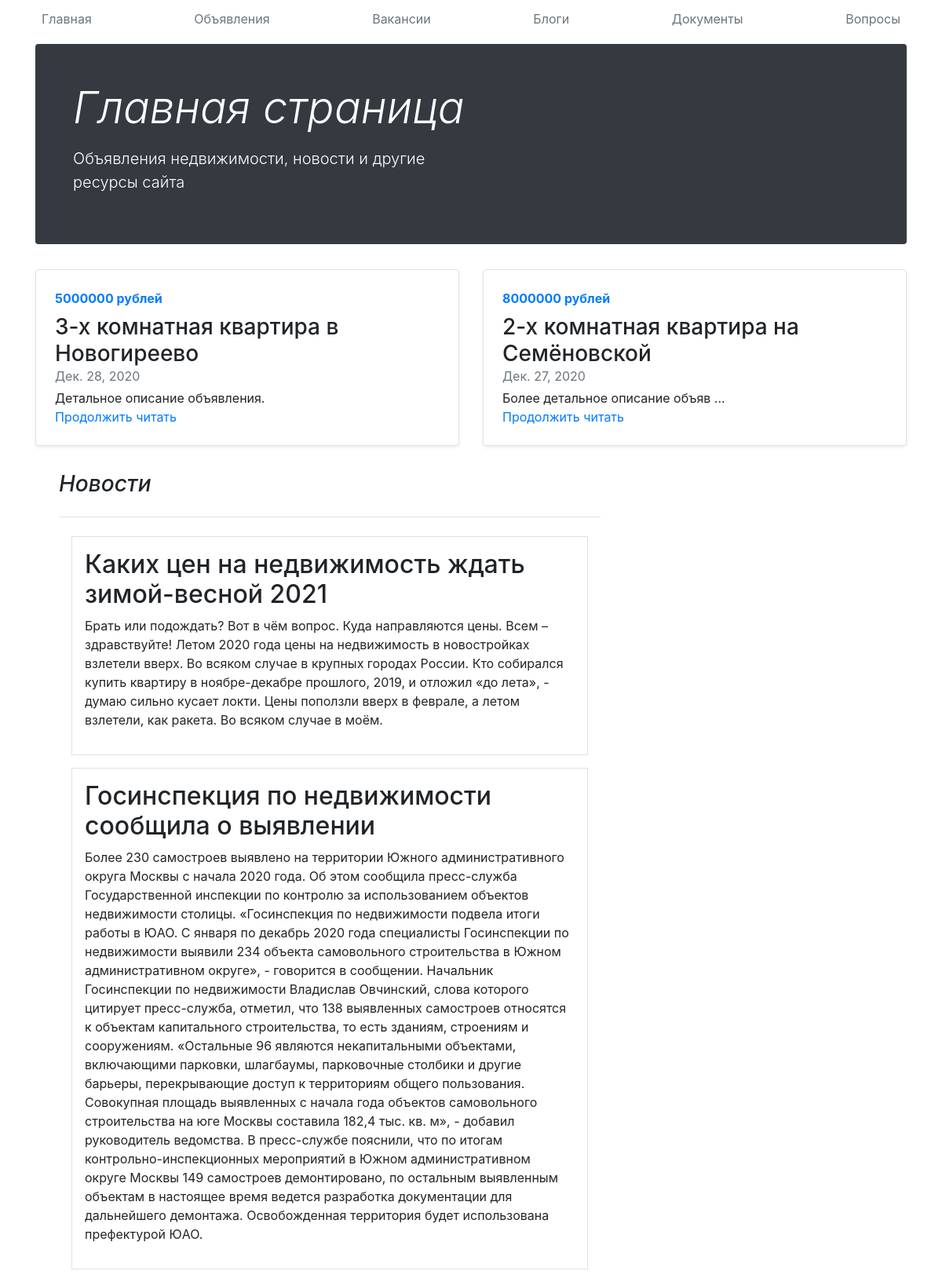
The app's page /, older data.
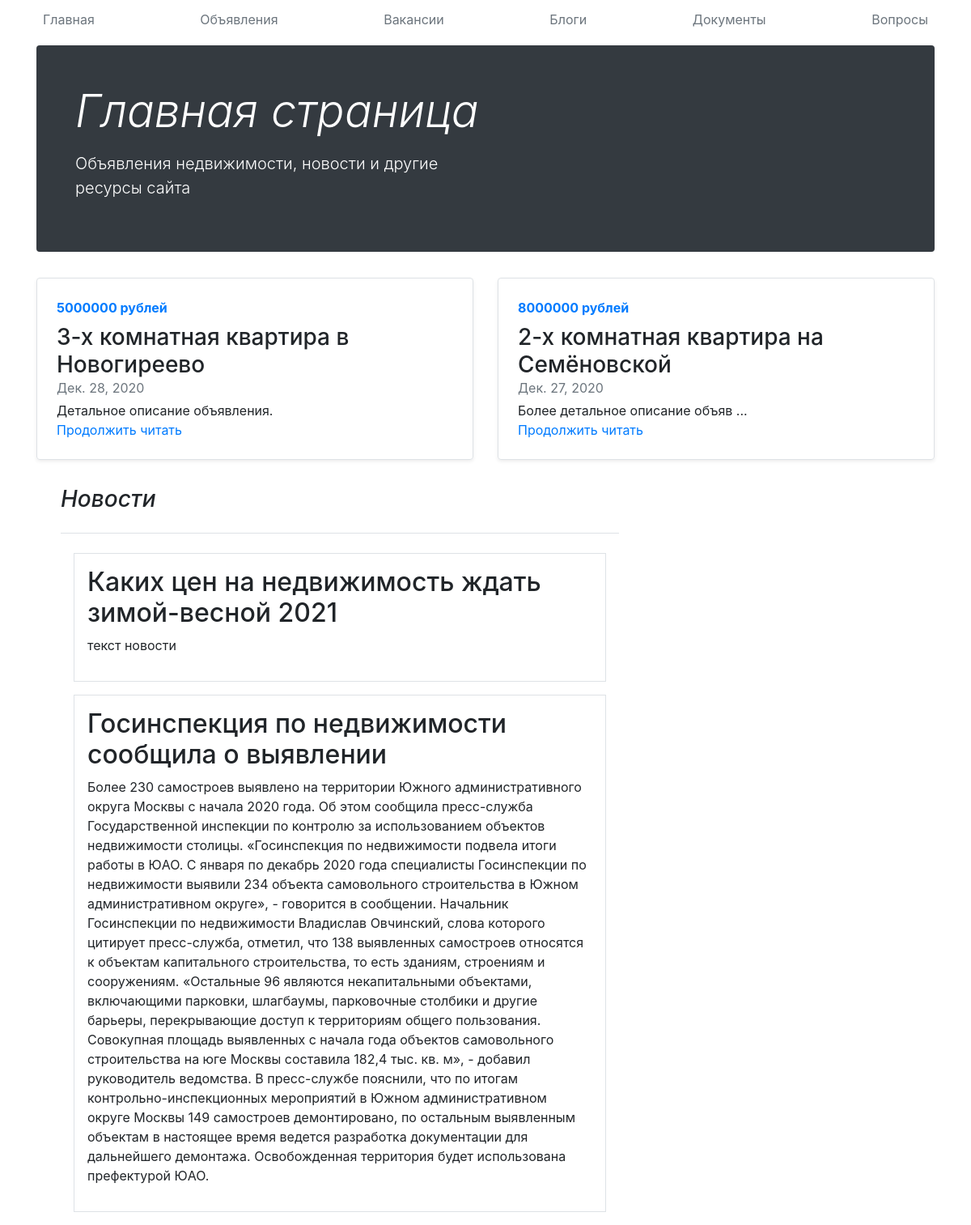
The same page, newer data.
### main/models.py (models this page shows, shortened)
class News(models.Model):
    id = models.AutoField(primary_key=True)
    title = models.CharField('Название', max_length=50)
    text = models.TextField('Текст')
    class Meta:
        verbose_name = "Новость"
        verbose_name_plural = "Новости"

### main/views.py (the view)
# urls.py: path('', views.index, name='ads_index'),
def index(request):
    ads = Ads.objects.all()[:2]
    news = News.objects.all()
    return render(request, 'main/index.html', {'news': news, 'ads': ads})

### main/templates/main/index.html (shortened to what this page needs)
{% extends 'main/base.html' %}
{% block name %}Главная страница{% endblock %}
{% block description %}Объявления недвижимости, новости и другие ресурсы сайта{% endblock %}
{% block content %}
<div class="row mb-2" xmlns="http://www.w3.org/1999/html">
    {% for ad in ads %}
    <div class="col-md-6">
      <div class="row no-gutters border rounded overflow-hidden flex-md-row mb-4 shadow-sm h-md-250 position-relative">
        <div class="col p-4 d-flex flex-column position-static">
          <strong class="d-inline-block mb-2 text-primary">{{ad.price}} рублей</strong>
          <h3 class="mb-0">{{ad.title}}</h3>
          <div class="mb-1 text-muted">{{ad.date}}</div>
          <p class="card-text mb-auto">{{ad.description}}</p>
          <a href="{% url 'ad_detail' ad.id %}" class="stretched-link">Продолжить читать</a>
        </div>
      </div>
    </div>
    {% endfor %}
  </div>
</div>
    <div class="col-md-8 blog-main">
      <h3 class="pb-4 mb-4 font-italic border-bottom">
        Новости
      </h3>
{% for new in news %}
      <div class="blog-post border p-3 m-3">
        <h2 class="blog-post-title">{{new.title}}</h2>
        <p>{{new.text}}</p>
              </div>
{% endfor %}
    </div>
{% endblock %}

Row changes from the older to the newer data that the page shows:
changed News: text "Брать или подождать? Вот в чём вопрос. Куда направляются цены. Всем – здравствуйте! Летом 2020 года цены на недвижимость в новостройках взлетели вверх. Во всяком случае в крупных городах России. Кто собирался купить квартиру в ноябре-декабре прошлого, 2019, и отложил «до лета», - думаю сильно кусает локти. Цены поползли вверх в феврале, а летом взлетели, как ракета. Во всяком случае в моём." → "текст новости"
